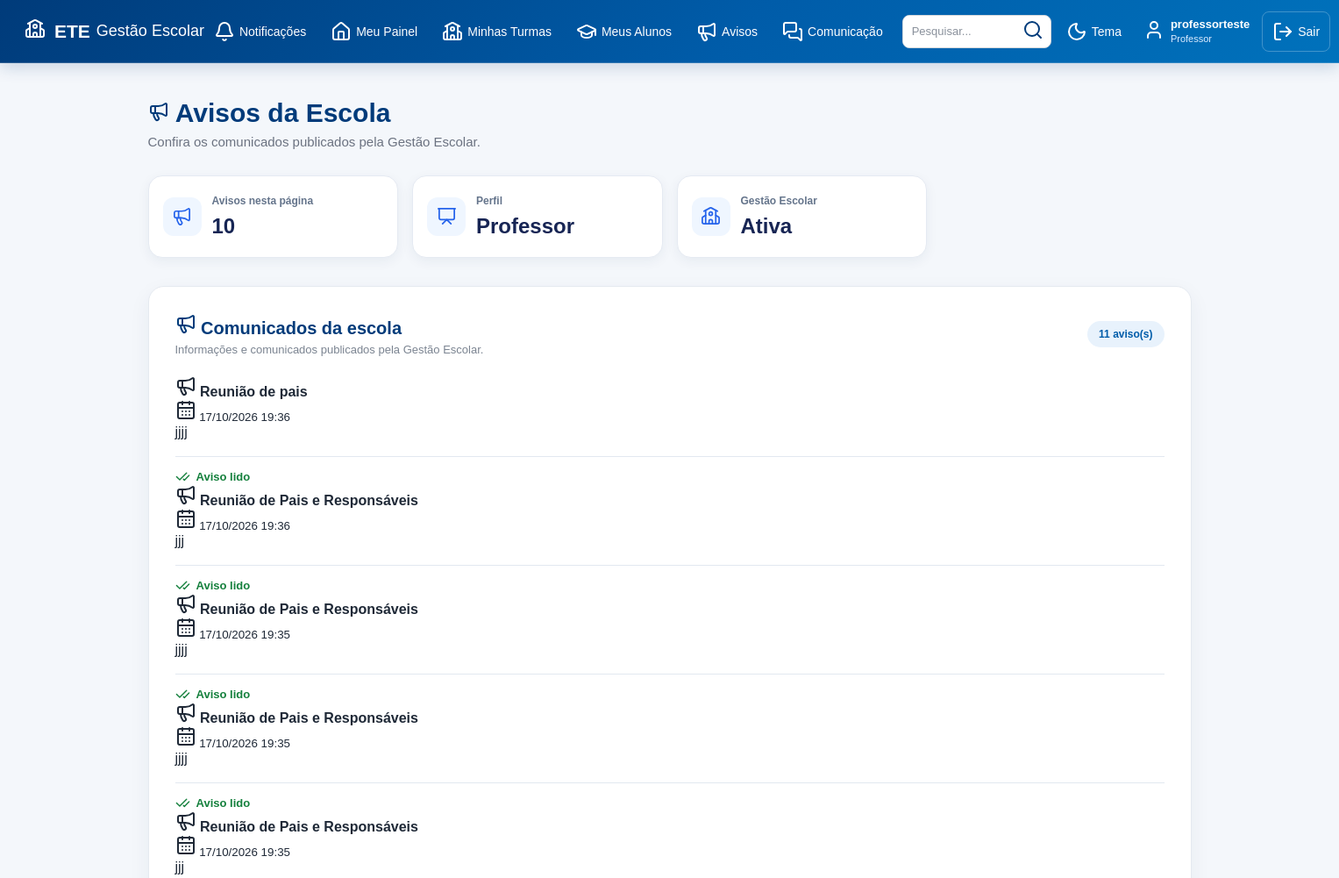
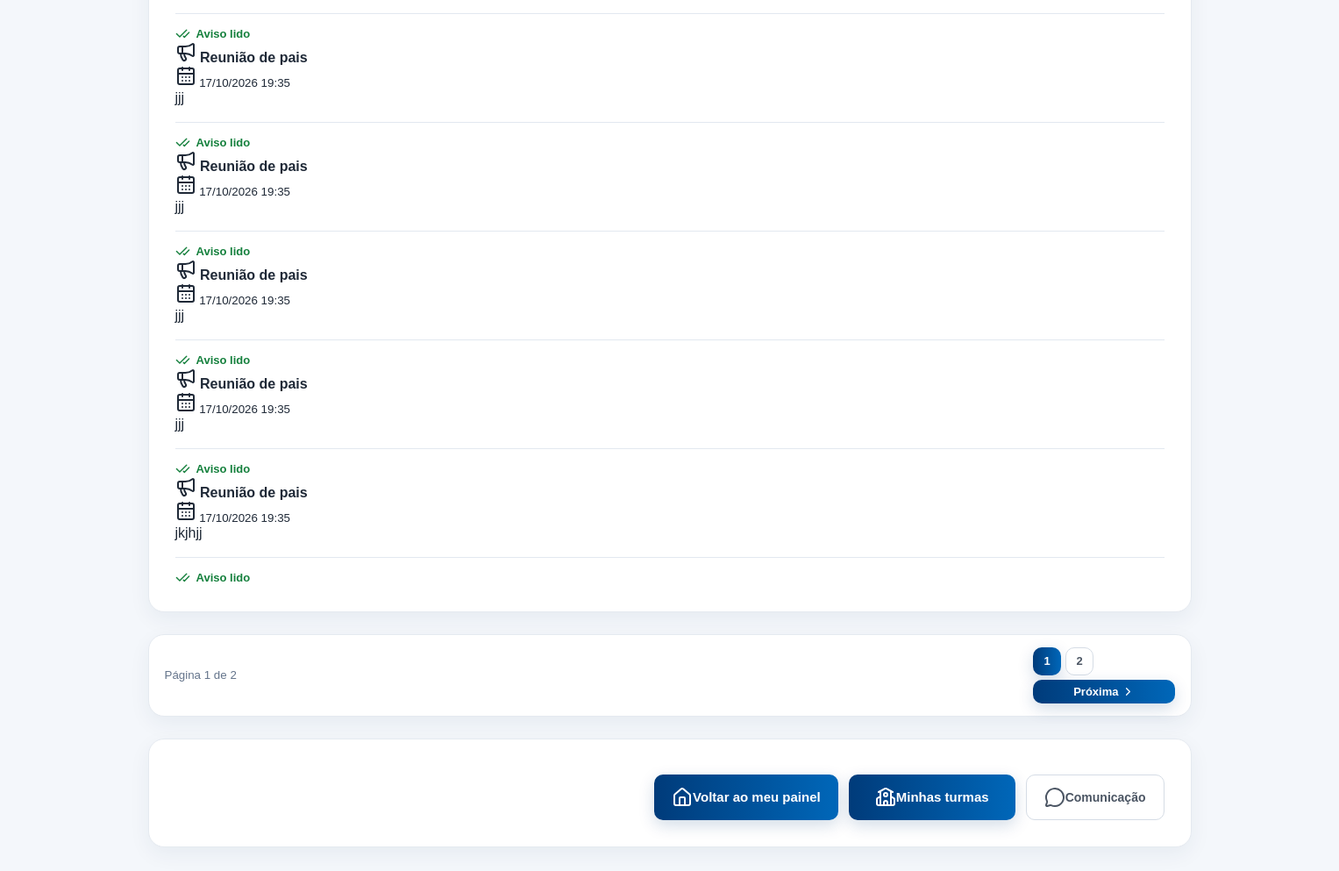
The app's page /professor/avisos (signed in) with its own data (2 pictures, top to bottom).
### tables this page shows
CREATE TABLE usuarios (

            id INTEGER PRIMARY KEY AUTOINCREMENT,

            nome TEXT NOT NULL,

            email TEXT NOT NULL,

            tipo TEXT NOT NULL,

            telefone TEXT,

            turma TEXT

        , senha TEXT, primeiro_acesso INTEGER DEFAULT 0);

CREATE TABLE avisos (

            id INTEGER PRIMARY KEY AUTOINCREMENT,

            titulo TEXT NOT NULL,

            mensagem TEXT NOT NULL,

            data TEXT NOT NULL

        , destino TEXT DEFAULT 'todos', turma TEXT);

### app.py (the view)
@app.route("/professor/avisos")
def professor_avisos():
    acesso = exigir_tipo("professor")
    if acesso:
        return acesso
    conexao = conectar()
    try:
        usuario_id = session["usuario_id"]
        dados = buscar_avisos_paginados(
            conexao,
            filtro_sql="""
                COALESCE(a.destino, 'todos')
                IN ('todos', 'professores')
            """,
            parametros=(),
            usuario_id=usuario_id
        )
    finally:
        conexao.close()
    return render_template(
        "professor_avisos.html",
        **dados,
        usuario_nome=session["usuario_nome"],
        usuario_tipo=session["usuario_tipo"]
    )

### app.py (called while the page is built)
def usuario_logado():
    return "usuario_id" in session

def exigir_tipo(tipo):
    if not usuario_logado():
        return redirect(url_for("inicio"))
    if session.get("usuario_tipo") != tipo:
        flash("Você não tem permissão para acessar esta área.", "error")
        return redirecionar_usuario()
    return None

def buscar_usuario_atual():
    if not usuario_logado():
        return None
    conexao = conectar()
    try:
        return conexao.execute(
            "SELECT * FROM usuarios WHERE id = ?",
            (session["usuario_id"],)
        ).fetchone()
    finally:
        conexao.close()

def obter_pagina():
    try:
        pagina = int(request.args.get("pagina", 1))
    except (TypeError, ValueError):
        pagina = 1
    return max(1, pagina)

def calcular_total_paginas(total_registros):
    return max(
        1,
        (total_registros + ITENS_POR_PAGINA - 1) // ITENS_POR_PAGINA
    )

@app.before_request
def protecao_global():
    if request.endpoint in {"inicio", "static"}:
        return None
    if not usuario_logado():
        return None
    usuario = buscar_usuario_atual()
    if usuario is None:
        session.clear()
        flash("Sua sessão não é mais válida.", "error")
        return redirect(url_for("inicio"))
    session["usuario_nome"] = usuario["nome"]
    session["usuario_email"] = usuario["email"]
    session["usuario_tipo"] = usuario["tipo"]
    if (
        usuario["primeiro_acesso"] == 1
        and request.endpoint not in {"trocar_senha", "logout", "static"}
    ):
        return redirect(url_for("trocar_senha"))
    return None

@app.context_processor
def disponibilizar_notificacoes():
    return obter_contadores_notificacoes()

### banco.py (called while the page is built)
def conectar():
    conexao = sqlite3.connect("gestao_escolar.db")
    conexao.row_factory = sqlite3.Row
    return conexao

### templates/professor_avisos.html (shortened to what this page needs)
<!DOCTYPE html>
<html lang="pt-BR">
<head>
    <link
        rel="stylesheet"
        href="{{ url_for('static', filename='style.css') }}"
    >
</head>
<body>
    {% include "menu.html" %}
    <main class="dashboard">
        <div class="dashboard-title">
            <h2>
                <i data-lucide="megaphone"></i>
                Avisos da Escola
            </h2>
            <p>
                Confira os comunicados publicados
                pela Gestão Escolar.
            </p>
        </div>
        <section class="dashboard-cards">
            <div class="dashboard-card">
                <div class="dashboard-card-icon">
                    <i data-lucide="megaphone"></i>
                </div>
                <div>
                    <span>Avisos nesta página</span>
                    <strong>{{ avisos|length }}</strong>
                </div>
            </div>
            <div class="dashboard-card">
                <div class="dashboard-card-icon">
                    <i data-lucide="presentation"></i>
                </div>
                <div>
                    <span>Perfil</span>
                    <strong>Professor</strong>
                </div>
            </div>
            <div class="dashboard-card">
                <div class="dashboard-card-icon">
                    <i data-lucide="school"></i>
                </div>
                <div>
                    <span>Gestão Escolar</span>
                    <strong>Ativa</strong>
                </div>
            </div>
        </section>
        <section class="content-card">
            <div class="section-header">
                <div>
                    <h3>
                        <i data-lucide="megaphone"></i>
                        Comunicados da escola
                    </h3>
                    <p>
                        Informações e comunicados publicados
                        pela Gestão Escolar.
                    </p>
                </div>
                <span class="total-badge">
                    {% if total_registros is defined %}
                        {{ total_registros }} aviso(s)
                    {% else %}
                        {{ avisos|length }} aviso(s)
                    {% endif %}
                </span>
            </div>
            {% if avisos %}
                <div class="avisos-container">
                    {% for aviso in avisos %}
                        <div class="aviso-card">
                            <div class="aviso-header">
                                <div>
                                    <h4>
                                        <i data-lucide="megaphone"></i>
                                        {{ aviso['titulo'] }}
                                    </h4>
                                    <small>
                                        <i data-lucide="calendar-days"></i>
                                        {{ aviso['data'] }}
                                    </small>
                                </div>
                            </div>
                            <div class="aviso-content">
                                <p>{{ aviso['mensagem'] }}</p>
                            </div>
                            <div class="aviso-leitura">
                                {% if aviso['lido'] %}
                                    <span class="aviso-status-lido">
                                        <i data-lucide="check-check"></i>
                                        Aviso lido
                                    </span>
                                {% endif %}
                            </div>
                        </div>
                    {% endfor %}
                </div>
            {% endif %}
        </section>
        {% if total_paginas is defined and total_paginas > 1 %}
            <section
                class="content-card"
                style="padding: 14px 18px;"
            >
                <div style="
                    display: flex;
                    justify-content: space-between;
                    align-items: center;
                    flex-wrap: wrap;
                    gap: 10px;
                ">
                    <small style="color: var(--text-secondary, #64748b);">
                        Página {{ pagina }} de {{ total_paginas }}
                    </small>
                    <nav
                        aria-label="Navegação entre páginas de avisos"
                        style="
                            display: flex;
                            align-items: center;
                            gap: 5px;
                            flex-wrap: wrap;
                        "
                    >
                        {% for numero in range(1, total_paginas + 1) %}
                            {% if numero == 1
                                or numero == total_paginas
                                or (numero >= pagina - 1 and numero <= pagina + 1) %}
                                <a
                                    href="{{ url_for('professor_avisos', pagina=numero) }}"
                                    {% if numero == pagina %}
                                        class="btn-login"
                                        aria-current="page"
                                    {% else %}
                                        class="btn-secondary"
                                    {% endif %}
                                    style="
                                        display: inline-flex;
                                        align-items: center;
                                        justify-content: center;
                                        width: 32px;
                                        height: 32px;
                                        padding: 0;
                                        font-size: 13px;
                                        text-decoration: none;
                                        box-sizing: border-box;
                                    "
                                >
                                    {{ numero }}
                                </a>
                            {% endif %}
                        {% endfor %}
                        {% if pagina < total_paginas %}
                            <a
                                href="{{ url_for('professor_avisos', pagina=pagina+1) }}"
                                class="btn-login"
                                style="
                                    display: inline-flex;
                                    align-items: center;
                                    gap: 3px;
                                    padding: 6px 9px;
                                    font-size: 13px;
                                    text-decoration: none;
                                "
                            >
                                Próxima
                                <i
                                    data-lucide="chevron-right"
                                    style="width: 15px; height: 15px;"
                                ></i>
                            </a>
                        {% endif %}
                    </nav>
                </div>
            </section>
        {% endif %}
        <section class="content-card">
            <div class="form-buttons">
                <a
                    href="{{ url_for('professor') }}"
                    class="btn-login"
                >
                    <i data-lucide="house"></i>
                    Voltar ao meu painel
                </a>
                <a
                    href="{{ url_for('professor_turmas') }}"
                    class="btn-login"
                >
                    <i data-lucide="school"></i>
                    Minhas turmas
                </a>
                <a
                    href="{{ url_for('comunicacao') }}"
                    class="btn-secondary"
                >
                    <i data-lucide="message-circle"></i>
                    Comunicação
                </a>
            </div>
        </section>
    </main>
</body>
</html>

### templates/menu.html (shortened to what this page needs)
<!DOCTYPE html>
<html lang="pt-BR">
<head>
    <link
        rel="stylesheet"
        href="{{ url_for('static', filename='style.css') }}"
    >
</head>
<body>
    <header class="topo">
        <div class="topo-logo">
            <span class="logo-icone">
                <i data-lucide="school"></i>
            </span>
            <div class="logo-texto">
                <strong>ETE</strong>
                <span>Gestão Escolar</span>
            </div>
        </div>
        <nav class="menu-principal">
            {% set total_notificacoes =
                notificacoes_mensagens + notificacoes_avisos
            %}
            <a
                href="{{ url_for('comunicacao') }}"
                class="menu-item menu-notificacoes"
                aria-label="Notificações: {{ total_notificacoes }} pendentes"
                title="Mensagens e avisos não lidos"
            >
                <i data-lucide="bell"></i>
                <span>Notificações</span>
            </a>
            {% if usuario_tipo == "professor" %}
                <a
                    href="{{ url_for('professor') }}"
                    class="menu-item"
                >
                    <i data-lucide="house"></i>
                    <span>Meu Painel</span>
                </a>
                <a
                    href="{{ url_for('professor_turmas') }}"
                    class="menu-item"
                >
                    <i data-lucide="school"></i>
                    <span>Minhas Turmas</span>
                </a>
                <a
                    href="{{ url_for('meus_alunos') }}"
                    class="menu-item"
                >
                    <i data-lucide="graduation-cap"></i>
                    <span>Meus Alunos</span>
                </a>
                <a
                    href="{{ url_for('professor_avisos') }}"
                    class="menu-item"
                >
                    <i data-lucide="megaphone"></i>
                    <span>Avisos</span>
                </a>
                <a
                    href="{{ url_for('comunicacao') }}"
                    class="menu-item"
                >
                    <i data-lucide="messages-square"></i>
                    <span>Comunicação</span>
                </a>
            {% endif %}
            <div class="menu-pesquisa">
                <input
                    type="text"
                    name="pesquisa"
                    placeholder="Pesquisar..."
                    aria-label="Pesquisar no sistema"
                >
                <button
                    type="button"
                    title="Pesquisa"
                >
                    <i data-lucide="search"></i>
                </button>
            </div>
            <button
                type="button"
                class="menu-botao"
                title="Alterar tema"
            >
                <i data-lucide="moon"></i>
                <span>Tema</span>
            </button>
            <a
                href="{{ url_for('perfil') }}"
                class="menu-usuario"
            >
                <span class="usuario-icone">
                    <i data-lucide="user"></i>
                </span>
                <span class="usuario-info">
                    <strong>{{ usuario_nome }}</strong>
                    <small>{{ usuario_tipo|capitalize }}</small>
                </span>
            </a>
            <a
                href="{{ url_for('logout') }}"
                class="menu-sair"
            >
                <i data-lucide="log-out"></i>
                <span>Sair</span>
            </a>
        </nav>
    </header>
</body>
</html>

### records on screen
usuarios: nome "professorteste", tipo "Professor"
avisos: titulo "Reunião de pais", data "17/10/2026 19:36", mensagem "jjjj"
avisos: titulo "Reunião de Pais e Responsáveis", data "17/10/2026 19:36", mensagem "jjj"
avisos: titulo "Reunião de Pais e Responsáveis", data "17/10/2026 19:35", mensagem "jjjj"
avisos: titulo "Reunião de Pais e Responsáveis", data "17/10/2026 19:35", mensagem "jjjj"
avisos: titulo "Reunião de Pais e Responsáveis", data "17/10/2026 19:35", mensagem "jjj"
avisos: titulo "Reunião de pais", data "17/10/2026 19:35", mensagem "jjj"
avisos: titulo "Reunião de pais", data "17/10/2026 19:35", mensagem "jjj"
avisos: titulo "Reunião de pais", data "17/10/2026 19:35", mensagem "jjj"
avisos: titulo "Reunião de pais", data "17/10/2026 19:35", mensagem "jjj"
avisos: titulo "Reunião de pais", data "17/10/2026 19:35", mensagem "jkjhjj"

### other values on screen
{{ avisos|length }} "10"
{{ total_registros }} "11"
{{ pagina }} "1"
{{ total_paginas }} "2"
{{ numero }} "1" "2"
